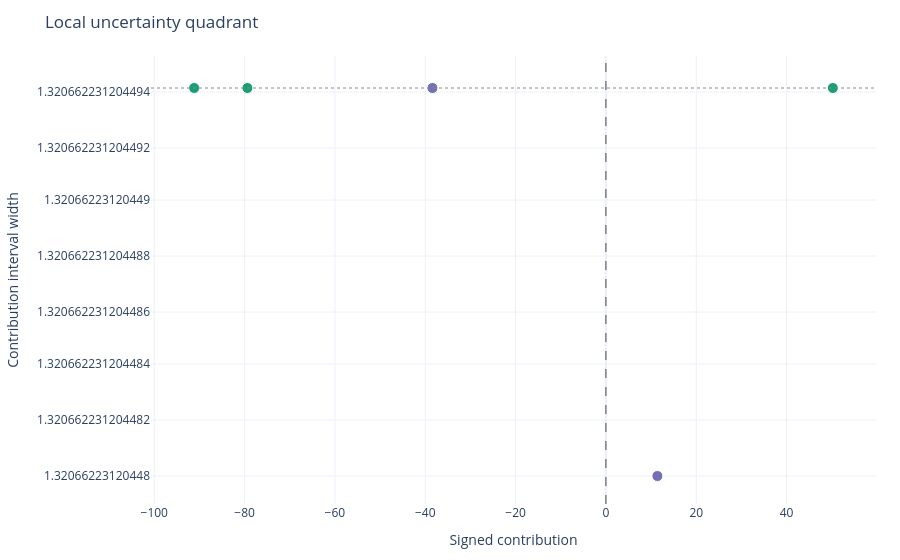
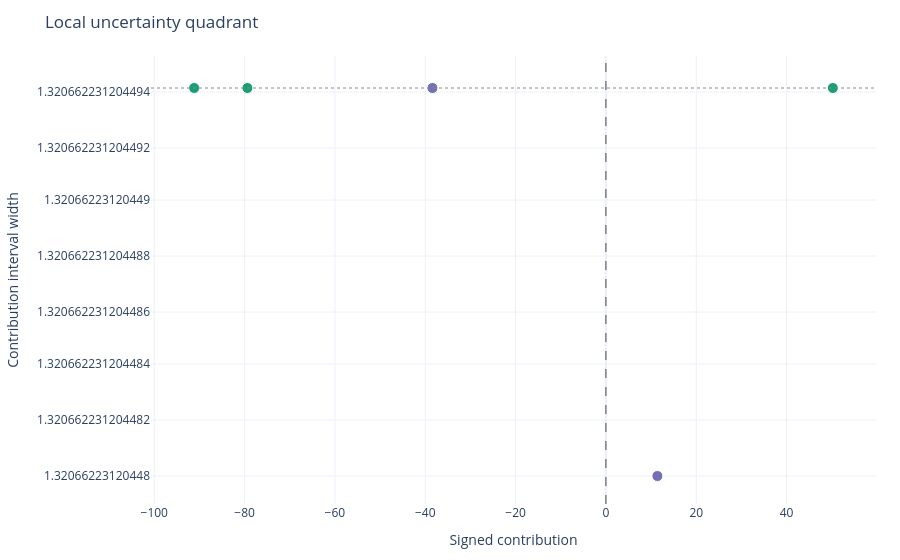

Notebook cell for these charts, in order:
### Code cell
result_reg = regression_explanations.plot(
    style=STYLE_ID,
)
result_reg.extras["figure"]

### Figure 1 — Plotly figure (JSON) as saved in the notebook; plotly's stock layout.template omitted (floating-point values rounded to 4 significant figures)
{"data": [{"customdata": [["4 <= 0.58", "4", -0.2333, -91.17, -91.87, -90.55, 1.321, "robust_driver"], ["2 <= 0.36", "2", -0.7548, -79.37, -80.08, -78.76, 1.321, "robust_driver"], ["3 > -0.86", "3", -0.3054, 50.25, 49.54, 50.86, 1.321, "robust_driver"], ["0 <= -1.44", "0", -1.849, -38.41, -39.11, -37.79, 1.321, "stable_minor"], ["1 > -0.51", "1", -0.2179, 11.4, 10.69, 12.01, 1.321, "stable_minor"]], "hovertemplate": "rule: %{customdata[0]}<br>feature: %{customdata[1]}<br>value: %{customdata[2]}<br>contribution: %{customdata[3]:.6g}<br>low: %{customdata[4]:.6g}<br>high: %{customdata[5]:.6g}<br>interval width: %{customdata[6]:.6g}<br>status: %{customdata[7]}<extra></extra>", "marker": {"color": ["#1b9e77", "#1b9e77", "#1b9e77", "#7570b3", "#7570b3"], "line": {"color": "white", "width": 1}, "size": 11}, "mode": "markers", "name": "rules", "type": "scatter", "x": [-91.17, -79.37, 50.25, -38.41, 11.4], "y": [1.321, 1.321, 1.321, 1.321, 1.321]}], "layout": {"legend": {"title": {"text": "Status"}}, "margin": {"b": 56, "l": 60, "r": 24, "t": 56}, "shapes": [{"line": {"color": "#444444", "dash": "dash", "width": 1}, "type": "line", "x0": 0, "x1": 0, "xref": "x", "y0": 0, "y1": 1, "yref": "y domain"}, {"line": {"color": "#888888", "dash": "dot", "width": 1}, "type": "line", "x0": 0, "x1": 1, "xref": "x domain", "y0": 1.321, "y1": 1.321, "yref": "y"}], "title": {"text": "Local uncertainty quadrant"}, "xaxis": {"title": {"text": "Signed contribution"}}, "yaxis": {"title": {"text": "Contribution interval width"}}}}

### Figure 2 — Plotly figure (JSON) as saved in the notebook; plotly's stock layout.template omitted (floating-point values rounded to 4 significant figures)
{"data": [{"customdata": [["4 <= 0.58", "4", -0.2333, -91.17, -91.87, -90.55, 1.321, "robust_driver"], ["2 <= 0.36", "2", -0.7548, -79.37, -80.08, -78.76, 1.321, "robust_driver"], ["3 > -0.86", "3", -0.3054, 50.25, 49.54, 50.86, 1.321, "robust_driver"], ["0 <= -1.44", "0", -1.849, -38.41, -39.11, -37.79, 1.321, "stable_minor"], ["1 > -0.51", "1", -0.2179, 11.4, 10.69, 12.01, 1.321, "stable_minor"]], "hovertemplate": "rule: %{customdata[0]}<br>feature: %{customdata[1]}<br>value: %{customdata[2]}<br>contribution: %{customdata[3]:.6g}<br>low: %{customdata[4]:.6g}<br>high: %{customdata[5]:.6g}<br>interval width: %{customdata[6]:.6g}<br>status: %{customdata[7]}<extra></extra>", "marker": {"color": ["#1b9e77", "#1b9e77", "#1b9e77", "#7570b3", "#7570b3"], "line": {"color": "white", "width": 1}, "size": 11}, "mode": "markers", "name": "rules", "type": "scatter", "x": [-91.17, -79.37, 50.25, -38.41, 11.4], "y": [1.321, 1.321, 1.321, 1.321, 1.321]}], "layout": {"legend": {"title": {"text": "Status"}}, "margin": {"b": 56, "l": 60, "r": 24, "t": 56}, "shapes": [{"line": {"color": "#444444", "dash": "dash", "width": 1}, "type": "line", "x0": 0, "x1": 0, "xref": "x", "y0": 0, "y1": 1, "yref": "y domain"}, {"line": {"color": "#888888", "dash": "dot", "width": 1}, "type": "line", "x0": 0, "x1": 1, "xref": "x domain", "y0": 1.321, "y1": 1.321, "yref": "y"}], "title": {"text": "Local uncertainty quadrant"}, "xaxis": {"title": {"text": "Signed contribution"}}, "yaxis": {"title": {"text": "Contribution interval width"}}}}
